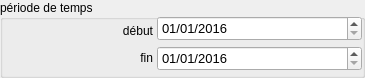
      <widget class="QGroupBox" name="groupBox_detail_remise_periode_temps">
       <property name="geometry">
        <rect>
         <x>16</x>
         <y>201</y>
         <width>365</width>
         <height>78</height>
        </rect>
       </property>
       <property name="title">
        <string>période de temps</string>
       </property>
       <widget class="YerothDateTimeEdit" name="dateEdit_detail_remise_date_fin">
        <property name="geometry">
         <rect>
          <x>157</x>
          <y>46</y>
          <width>205</width>
          <height>25</height>
         </rect>
        </property>
        <property name="font">
         <font>
          <pointsize>10</pointsize>
          <weight>50</weight>
          <bold>false</bold>
         </font>
        </property>
        <property name="displayFormat">
         <string>dd/MM/yyyy</string>
        </property>
        <property name="date">
         <date>
          <year>2016</year>
          <month>1</month>
          <day>1</day>
         </date>
        </property>
       </widget>
       <widget class="YerothDateTimeEdit" name="dateEdit_detail_remise_date_debut">
        <property name="geometry">
         <rect>
          <x>157</x>
          <y>16</y>
          <width>205</width>
          <height>25</height>
         </rect>
        </property>
        <property name="font">
         <font>
          <pointsize>10</pointsize>
          <weight>50</weight>
          <bold>false</bold>
         </font>
        </property>
        <property name="displayFormat">
         <string>dd/MM/yyyy</string>
        </property>
        <property name="date">
         <date>
          <year>2016</year>
          <month>1</month>
          <day>1</day>
         </date>
        </property>
       </widget>
       <widget class="QLabel" name="label_detail_remise_date_debut">
        <property name="geometry">
         <rect>
          <x>16</x>
          <y>20</y>
          <width>137</width>
          <height>21</height>
         </rect>
        </property>
        <property name="text">
         <string>début</string>
        </property>
        <property name="alignment">
         <set>Qt::AlignRight|Qt::AlignTrailing|Qt::AlignVCenter</set>
        </property>
       </widget>
       <widget class="QLabel" name="label_detail_remise_date_fin">
        <property name="geometry">
         <rect>
          <x>16</x>
          <y>47</y>
          <width>137</width>
          <height>21</height>
         </rect>
        </property>
        <property name="text">
         <string>fin</string>
        </property>
        <property name="alignment">
         <set>Qt::AlignRight|Qt::AlignTrailing|Qt::AlignVCenter</set>
        </property>
       </widget>
      </widget>
